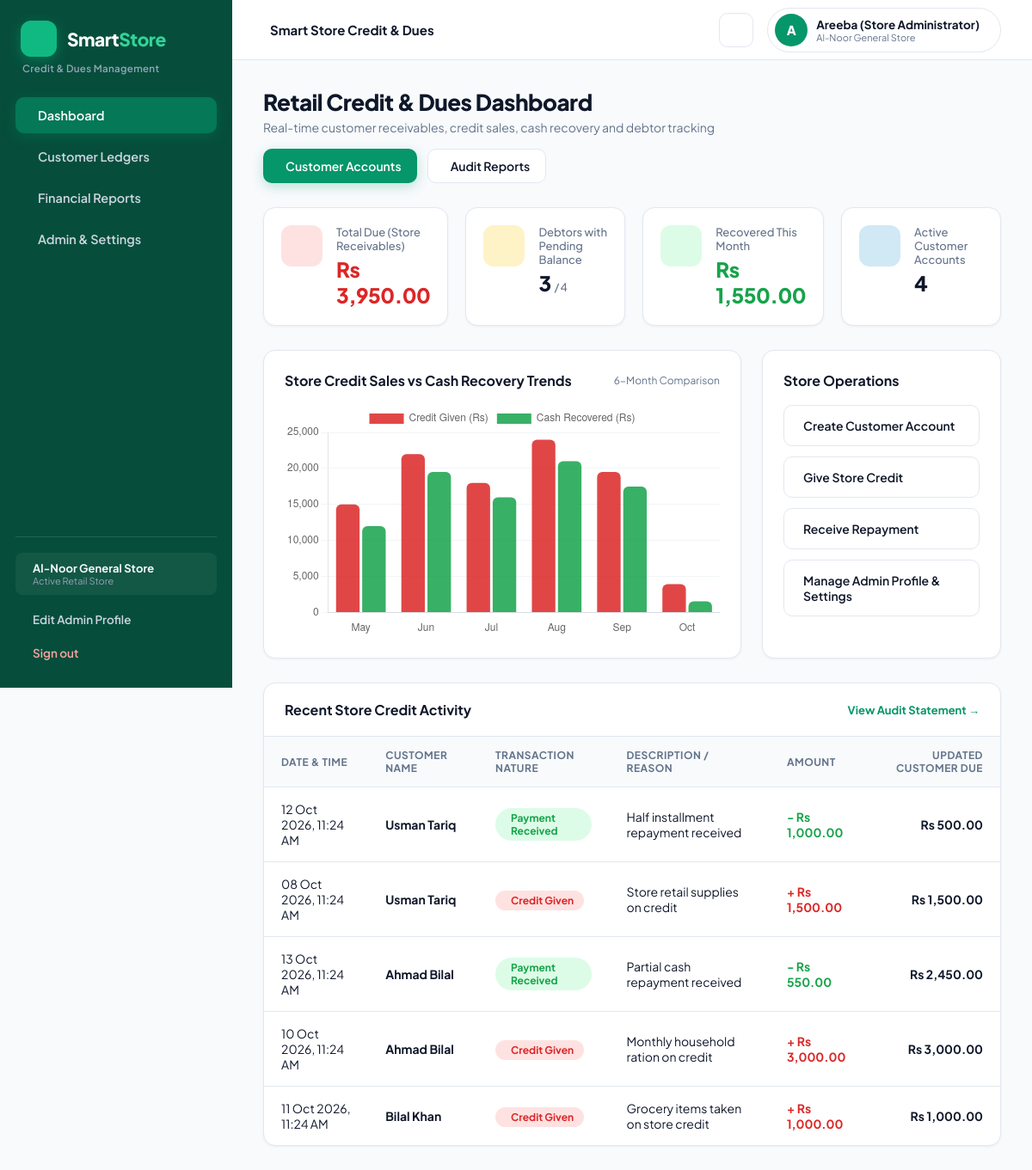
The app's page /dashboard.php (signed in) with its own data.
### tables this page shows
CREATE TABLE IF NOT EXISTS `transactions` (
  `id` INT AUTO_INCREMENT PRIMARY KEY,
  `customer_id` INT NOT NULL,
  `type` ENUM('credit_given', 'payment_received') NOT NULL,
  `amount` DECIMAL(12,2) NOT NULL,
  `previous_balance` DECIMAL(12,2) NOT NULL DEFAULT 0.00,
  `current_balance` DECIMAL(12,2) NOT NULL DEFAULT 0.00,
  `note` VARCHAR(255) DEFAULT '',
  `created_at` TIMESTAMP DEFAULT CURRENT_TIMESTAMP,
  FOREIGN KEY (`customer_id`) REFERENCES `customers`(`id`) ON DELETE CASCADE
);

CREATE TABLE IF NOT EXISTS `customers` (
  `id` INT AUTO_INCREMENT PRIMARY KEY,
  `name` VARCHAR(120) NOT NULL,
  `phone` VARCHAR(25) NOT NULL,
  `address` VARCHAR(255) DEFAULT '',
  `balance` DECIMAL(12,2) NOT NULL DEFAULT 0.00,
  `status` ENUM('Settled', 'Due', 'Partial') DEFAULT 'Settled',
  `created_at` TIMESTAMP DEFAULT CURRENT_TIMESTAMP
);

### includes/db.php (called while the page is built, shortened)
<?php
function getAdminProfile($conn) {
    $default = [
        'id' => 1,
        'store_name' => 'Al-Noor General Store',
        'full_name' => 'Store Administrator',
        'email' => 'admin@smartstorecredit.com',
        'phone' => '03001234567',
        'username' => 'admin',
        'profile_image' => ''
    ];
    $res = mysqli_query($conn, "SELECT * FROM admins WHERE id = 1 LIMIT 1");
    if ($res && $row = mysqli_fetch_assoc($res)) {
        return $row;
    }
    return $default;
}
?>

### dashboard.php (the view, shortened to what this page needs)
<?php
require_once 'includes/db.php';
$total_outstanding = 0.00;
$total_collected_month = 0.00;
$customers_due_count = 0;
$total_customers = 0;
if ($conn) {
    $res1 = mysqli_query($conn, "SELECT
        COUNT(*) as total_cust,
        SUM(balance) as total_due,
        COUNT(CASE WHEN balance > 0 THEN 1 END) as due_cust
        FROM customers");
    if ($res1 && $row = mysqli_fetch_assoc($res1)) {
        $total_customers = (int)$row['total_cust'];
        $total_outstanding = floatval($row['total_due'] ?? 0);
        $customers_due_count = (int)$row['due_cust'];
    }
    $res2 = mysqli_query($conn, "SELECT SUM(amount) as collected FROM transactions WHERE type='payment_received' AND MONTH(created_at) = MONTH(CURRENT_DATE()) AND YEAR(created_at) = YEAR(CURRENT_DATE())");
    if ($res2 && $row = mysqli_fetch_assoc($res2)) {
        $total_collected_month = floatval($row['collected'] ?? 0);
    }
}
?>
<!DOCTYPE html>
<html lang="en">
<head>
  <link rel="stylesheet" href="css/style.css">
  <link href="https://cdn.jsdelivr.net/npm/remixicon@3.5.0/fonts/remixicon.css" rel="stylesheet">
</head>
<body>
  <?php include 'includes/sidebar.php'; ?>
  <div class="main-wrapper">
    <?php include 'includes/header.php'; ?>
    <main class="content-area">
      <div class="page-header">
        <div class="header-title">
          <h1>Retail Credit & Dues Dashboard</h1>
          <p>Real-time customer receivables, credit sales, cash recovery and debtor tracking</p>
        </div>
        <div style="display: flex; gap: 12px;">
          <a href="customers.php" class="btn btn-primary">
            <i class="ri-user-add-line"></i> Customer Accounts
          </a>
          <a href="reports.php" class="btn btn-outline">
            <i class="ri-printer-line"></i> Audit Reports
          </a>
        </div>
      </div>
      <div class="stats-grid">
        <div class="stat-card">
          <div class="stat-icon icon-red">
          </div>
          <div class="stat-info">
            <div class="label">Total Due (Store Receivables)</div>
            <div class="val" style="color: #dc2626;">Rs <?php echo number_format($total_outstanding, 2); ?></div>
          </div>
        </div>
        <div class="stat-card">
          <div class="stat-icon icon-amber">
          </div>
          <div class="stat-info">
            <div class="label">Debtors with Pending Balance</div>
            <div class="val"><?php echo $customers_due_count; ?> <span style="font-size: 13px; font-weight: 500; color: #64748b;">/ <?php echo $total_customers; ?></span></div>
          </div>
        </div>
        <div class="stat-card">
          <div class="stat-icon icon-green">
          </div>
          <div class="stat-info">
            <div class="label">Recovered This Month</div>
            <div class="val" style="color: #16a34a;">Rs <?php echo number_format($total_collected_month, 2); ?></div>
          </div>
        </div>
        <div class="stat-card">
          <div class="stat-icon icon-blue">
          </div>
          <div class="stat-info">
            <div class="label">Active Customer Accounts</div>
            <div class="val"><?php echo $total_customers; ?></div>
          </div>
        </div>
      </div>
      <div style="display: grid; grid-template-columns: 2fr 1fr; gap: 24px; margin-bottom: 28px;">
        <div class="content-card" style="margin-bottom: 0;">
          <div class="card-head">
            <h3>Store Credit Sales vs Cash Recovery Trends</h3>
            <span style="font-size: 12px; color: var(--text-muted);">6-Month Comparison</span>
          </div>
          <div style="height: 270px; position: relative;">
            <canvas id="trendsChart"></canvas>
          </div>
        </div>
        <div class="content-card" style="margin-bottom: 0;">
          <div class="card-head">
            <h3>Store Operations</h3>
          </div>
          <div style="display: flex; flex-direction: column; gap: 12px;">
            <a href="customers.php" class="btn btn-outline" style="justify-content: flex-start; padding: 14px;">
              <span>Create Customer Account</span>
            </a>
            <a href="customers.php" class="btn btn-outline" style="justify-content: flex-start; padding: 14px;">
              <span>Give Store Credit</span>
            </a>
            <a href="customers.php" class="btn btn-outline" style="justify-content: flex-start; padding: 14px;">
              <span>Receive Repayment</span>
            </a>
            <a href="settings.php" class="btn btn-outline" style="justify-content: flex-start; padding: 14px;">
              <span>Manage Admin Profile & Settings</span>
            </a>
          </div>
        </div>
      </div>
      <div class="table-card">
        <div style="padding: 20px 24px; border-bottom: 1px solid var(--border); display: flex; justify-content: space-between; align-items: center;">
          <h3 style="font-size: 16px; font-weight: 700;">Recent Store Credit Activity</h3>
          <a href="reports.php" style="color: var(--primary); font-size: 13px; font-weight: 700; text-decoration: none;">View Audit Statement &rarr;</a>
        </div>
        <div class="table-responsive">
          <table>
            <thead>
              <tr>
                <th>Date & Time</th>
                <th>Customer Name</th>
                <th>Transaction Nature</th>
                <th>Description / Reason</th>
                <th>Amount</th>
                <th style="text-align: right;">Updated Customer Due</th>
              </tr>
            </thead>
            <tbody>
              <?php
              $tQuery = "SELECT t.*, c.name as customer_name FROM transactions t JOIN customers c ON t.customer_id = c.id ORDER BY t.id DESC LIMIT 5";
              $tRes = $conn ? mysqli_query($conn, $tQuery) : false;
              if ($tRes && mysqli_num_rows($tRes) > 0):
                while ($tr = mysqli_fetch_assoc($tRes)):
                  $isCredit = ($tr['type'] == 'credit_given');
              ?>
              <tr>
                <td><?php echo date('d M Y, h:i A', strtotime($tr['created_at'])); ?></td>
                <td><strong><?php echo htmlspecialchars($tr['customer_name']); ?></strong></td>
                <td>
                  <?php if ($isCredit): ?>
                    <span class="status-badge status-due"><i class="ri-arrow-up-circle-line"></i> Credit Given</span>
                  <?php else: ?>
                    <span class="status-badge status-settled"><i class="ri-arrow-down-circle-line"></i> Payment Received</span>
                  <?php endif; ?>
                </td>
                <td><?php echo htmlspecialchars($tr['note'] ?: 'Store purchase'); ?></td>
                <td>
                  <strong style="color: <?php echo $isCredit ? '#dc2626' : '#16a34a'; ?>;">
                    <?php echo $isCredit ? '+' : '-'; ?> Rs <?php echo number_format($tr['amount'], 2); ?>
                  </strong>
                </td>
                <td style="text-align: right; font-weight: 700;">
                  Rs <?php echo number_format($tr['current_balance'], 2); ?>
                </td>
              </tr>
              <?php
                endwhile;
              endif; ?>
            </tbody>
          </table>
        </div>
      </div>
    </main>
  </div>
  <script>
    const ctx = document.getElementById('trendsChart').getContext('2d');
    new Chart(ctx, {
      type: 'bar',
      data: {
        labels: ['May', 'Jun', 'Jul', 'Aug', 'Sep', 'Oct'],
        datasets: [
          {
            label: 'Credit Given (Rs)',
            data: [15000, 22000, 18000, 24000, 19500, <?php echo $total_outstanding; ?>],
            backgroundColor: 'rgba(220, 38, 38, 0.85)',
            borderRadius: 6
          },
          {
            label: 'Cash Recovered (Rs)',
            data: [12000, 19500, 16000, 21000, 17500, <?php echo $total_collected_month; ?>],
            backgroundColor: 'rgba(22, 163, 74, 0.85)',
            borderRadius: 6
          }
        ]
      },
      options: {
        responsive: true,
        maintainAspectRatio: false,
        plugins: { legend: { position: 'top' } },
        scales: {
          y: { beginAtZero: true, grid: { color: '#f1f5f9' } },
          x: { grid: { display: false } }
        }
      }
    });
  </script>
</body>
</html>

### includes/sidebar.php (shortened to what this page needs)
<?php
$currentPage = basename($_SERVER['PHP_SELF']);
$adminInfo = getAdminProfile($conn);
?>
<aside class="sidebar" id="sidebar">
  <div class="sidebar-top">
    <div class="brand">
      <div class="brand-icon"><i class="ri-store-2-fill"></i></div>
      <div class="brand-text">Smart<span>Store</span></div>
    </div>
    <div class="brand-subtitle">Credit & Dues Management</div>
    <nav class="nav-links">
      <a href="dashboard.php" class="nav-item <?php echo ($currentPage == 'dashboard.php') ? 'active' : ''; ?>">
        <span>Dashboard</span>
      </a>
      <a href="customers.php" class="nav-item <?php echo ($currentPage == 'customers.php' || $currentPage == 'customer_ledger.php') ? 'active' : ''; ?>">
        <span>Customer Ledgers</span>
      </a>
      <a href="reports.php" class="nav-item <?php echo ($currentPage == 'reports.php') ? 'active' : ''; ?>">
        <span>Financial Reports</span>
      </a>
      <a href="settings.php" class="nav-item <?php echo ($currentPage == 'settings.php') ? 'active' : ''; ?>">
        <span>Admin & Settings</span>
      </a>
    </nav>
  </div>
  <div class="sidebar-footer">
    <div class="store-badge">
      <div>
        <div class="store-name"><?php echo htmlspecialchars($adminInfo['store_name']); ?></div>
        <div class="store-status">Active Retail Store</div>
      </div>
    </div>
    <a href="settings.php" class="signout-btn" style="color: #cbd5e1; margin-bottom: 6px;">
      <span>Edit Admin Profile</span>
    </a>
    <a href="logout.php" class="signout-btn" onclick="return confirm('Do you really want to sign out?');">
      <span>Sign out</span>
    </a>
  </div>
</aside>

### includes/header.php (shortened to what this page needs)
<?php
$admin = getAdminProfile($conn);
$adminInitial = strtoupper(substr($admin['full_name'], 0, 1));
$hasProfileImg = !empty($admin['profile_image']) && file_exists('uploads/' . $admin['profile_image']);
?>
<header class="top-bar">
  <div style="display: flex; align-items: center; gap: 14px;">
    <div class="system-title-badge">
      <span>Smart Store Credit & Dues</span>
    </div>
  </div>
  <div class="top-bar-right">
    <button class="theme-toggle-btn" onclick="toggleTheme()" title="Switch Theme (Dark / Light)">
    </button>
    <a href="settings.php" class="user-pill" title="Click to view & edit Store Admin Profile">
      <?php if ($hasProfileImg): ?>
        <img src="uploads/<?php echo htmlspecialchars($admin['profile_image']); ?>" alt="Profile" class="user-avatar-img">
      <?php else: ?>
        <div class="user-avatar"><?php echo $adminInitial; ?></div>
      <?php endif; ?>
      <div style="display: flex; flex-direction: column; text-align: left;">
        <span style="font-size: 13.5px; font-weight: 700; color: var(--text-main);"><?php echo htmlspecialchars($admin['full_name']); ?></span>
        <span style="font-size: 11px; color: var(--text-muted);"><?php echo htmlspecialchars($admin['store_name']); ?></span>
      </div>
    </a>
  </div>
</header>

### records on screen
transactions: created_at "12 Oct 2026, 11:24 AM", customer.name "Usman Tariq", type "Payment Received", note "Half installment repayment received", amount "1,000.00", current_balance "500.00"
transactions: created_at "08 Oct 2026, 11:24 AM", customer.name "Usman Tariq", type "Credit Given", note "Store retail supplies on credit", amount "1,500.00", current_balance "1,500.00"
transactions: created_at "13 Oct 2026, 11:24 AM", customer.name "Ahmad Bilal", type "Payment Received", note "Partial cash repayment received", amount "550.00", current_balance "2,450.00"
transactions: created_at "10 Oct 2026, 11:24 AM", customer.name "Ahmad Bilal", type "Credit Given", note "Monthly household ration on credit", amount "3,000.00", current_balance "3,000.00"
transactions: created_at "11 Oct 2026, 11:24 AM", customer.name "Bilal Khan", type "Credit Given", note "Grocery items taken on store credit", amount "1,000.00", current_balance "1,000.00"

### other values on screen
$adminInfo['store_name'] "Al-Noor General Store"
$adminInitial "A"
$admin['full_name'] "Areeba (Store Administrator)"
$admin['store_name'] "Al-Noor General Store"
$total_outstanding "3,950.00"
$customers_due_count "3"
$total_customers "4"
$total_collected_month "1,550.00"
chart data {{ $total_outstanding }} 3950
chart data {{ $total_collected_month }} 1550
